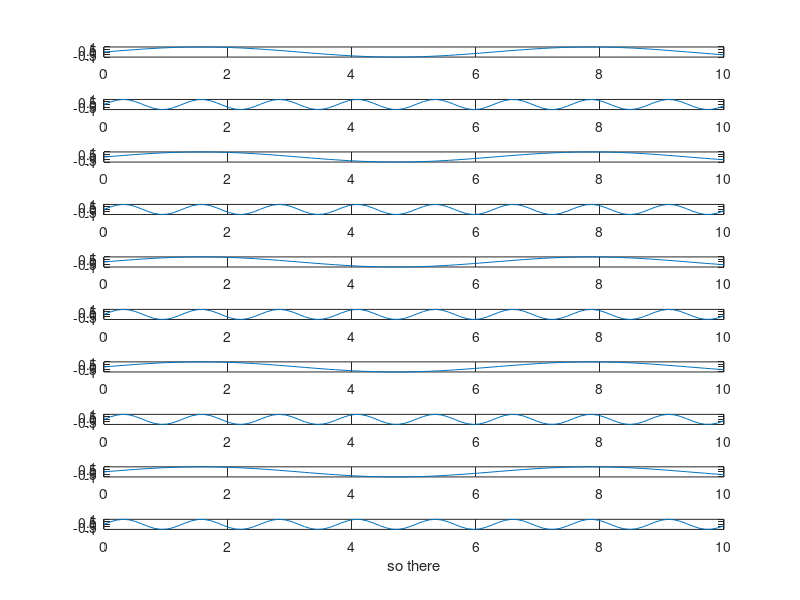

MATLAB code for this plot:
figure
close all; % close all plots from previous runs
subplot(10,1,1);
x = linspace(0,10);
y1 = sin(x);
plot(x,y1)

subplot(10,1,2); 
y2 = sin(5*x);
plot(x,y2)

subplot(10,1,3);
x = linspace(0,10);
y1 = sin(x);
plot(x,y1)

subplot(10,1,4); 
y2 = sin(5*x);
plot(x,y2)

subplot(10,1,5);
x = linspace(0,10);
y1 = sin(x);
plot(x,y1)

subplot(10,1,6); 
y2 = sin(5*x);
plot(x,y2)

subplot(10,1,7);
x = linspace(0,10);
y1 = sin(x);
plot(x,y1)

subplot(10,1,8); 
y2 = sin(5*x);
plot(x,y2)

subplot(10,1,9);
x = linspace(0,10);
y1 = sin(x);
plot(x,y1)

subplot(10,1,10); 
y2 = sin(5*x);
plot(x,y2)
xlabel('so there');